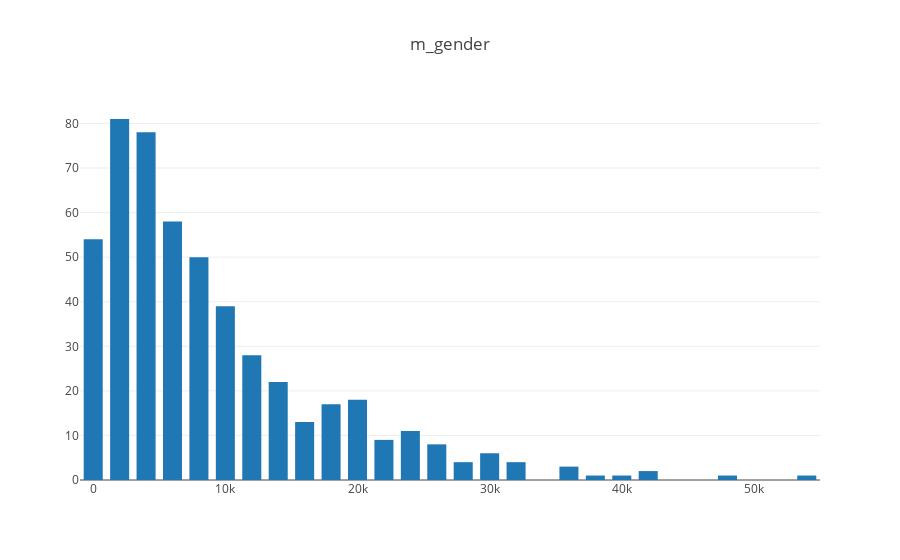

This figure's notebook cell:
### Code cell
# plot 
fct = lambda ind: ind["m_gender"] == 0
ind_values = getPropertyValues(node0.individualHumans, "m_age", fct=fct)

data = [go.Histogram(x=ind_values)]
plotly.offline.iplot ({
        'data': data,
        'layout': go.Layout(
                title="m_gender",
                bargap=0.2,
                bargroupgap=0.1
        )
    })

### Figure 1 — Plotly figure (JSON) as saved in the notebook; plotly's stock layout.template omitted (floating-point values rounded to 4 significant figures; data arrays with more than 128 entries replaced by an {"elided": "..."} marker saying what was removed)
{"data": [{"type": "histogram", "uid": "8f087c63-9aad-4760-8d46-3c9ae4414990", "x": {"elided": "509 float values"}}], "layout": {"bargap": 0.2, "bargroupgap": 0.1, "title": {"text": "m_gender"}}}
